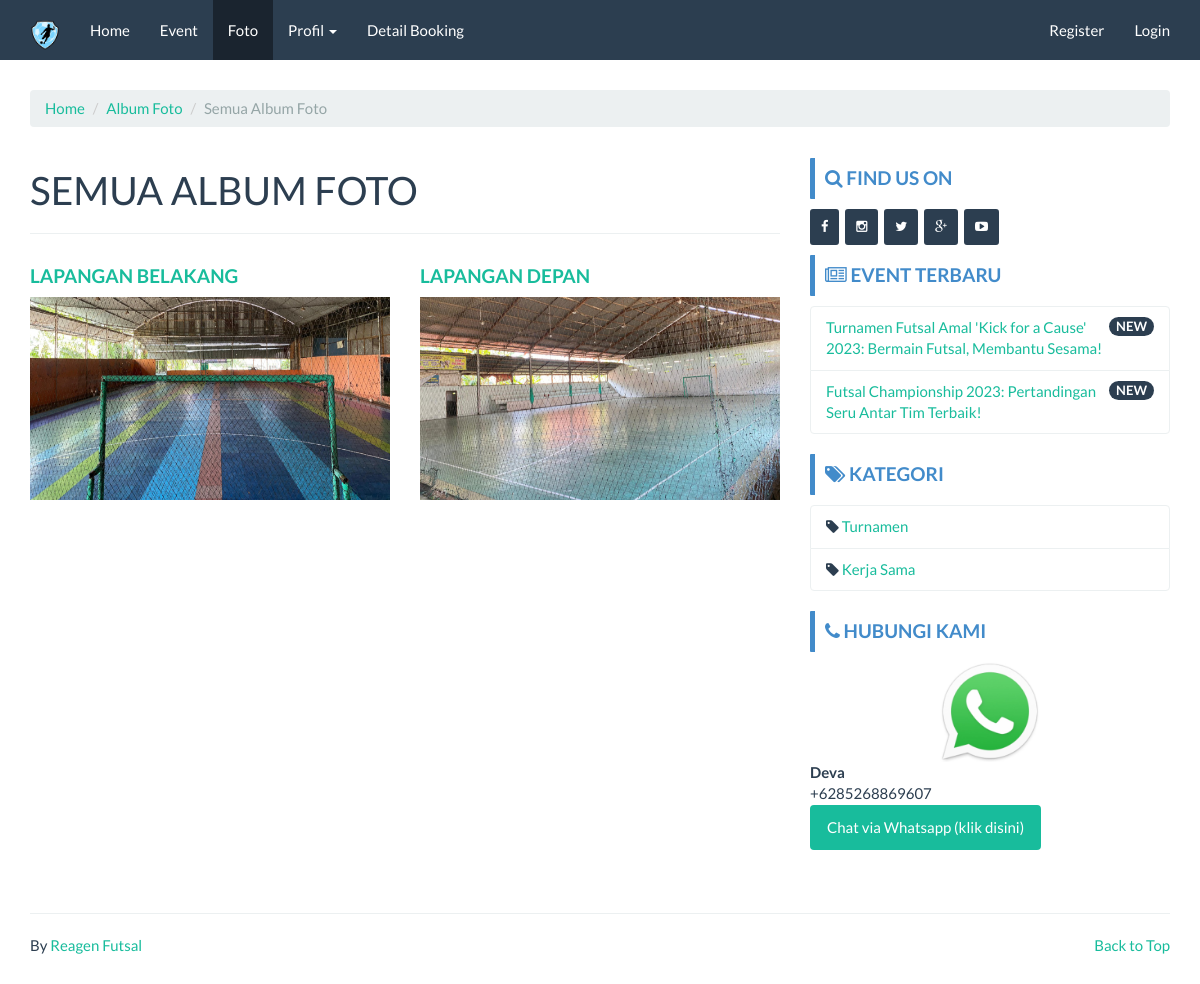
/index.php/gallery/album, run on the app's committed database.
### tables this page shows
CREATE TABLE `company` (
  `id_company` int(11) NOT NULL,
  `company_name` varchar(100) NOT NULL,
  `company_desc` text NOT NULL,
  `company_address` text NOT NULL,
  `company_maps` text NOT NULL,
  `company_phone` char(30) NOT NULL,
  `company_phone2` char(30) NOT NULL,
  `company_fax` char(30) NOT NULL,
  `company_email` char(30) NOT NULL,
  `foto` text NOT NULL,
  `foto_type` char(10) NOT NULL,
  `created` datetime NOT NULL DEFAULT current_timestamp(),
  `modified` datetime DEFAULT NULL,
  `created_by` char(50) NOT NULL,
  `modified_by` char(50) NOT NULL
);

CREATE TABLE `album` (
  `id_album` int(11) NOT NULL,
  `nama_album` char(50) NOT NULL,
  `slug_album` char(50) NOT NULL,
  `foto` text NOT NULL,
  `created_by` char(20) NOT NULL,
  `created_at` datetime NOT NULL DEFAULT current_timestamp(),
  `modified_by` char(20) DEFAULT NULL,
  `modified_at` datetime DEFAULT NULL ON UPDATE current_timestamp()
);

CREATE TABLE `event` (
  `id_event` int(11) NOT NULL,
  `nama_event` varchar(100) NOT NULL,
  `slug_event` varchar(100) DEFAULT NULL,
  `deskripsi` text DEFAULT NULL,
  `kategori` int(11) DEFAULT NULL,
  `foto` text DEFAULT NULL,
  `foto_type` char(10) DEFAULT NULL,
  `created_at` datetime NOT NULL DEFAULT current_timestamp(),
  `created_by` char(50) NOT NULL,
  `modified_at` datetime DEFAULT NULL ON UPDATE current_timestamp(),
  `modified_by` char(50) NOT NULL
);

CREATE TABLE `kategori` (
  `id_kategori` int(11) NOT NULL,
  `nama_kategori` varchar(20) NOT NULL,
  `slug_kat` varchar(20) NOT NULL,
  `created_by` char(50) NOT NULL,
  `created_at` datetime NOT NULL DEFAULT current_timestamp(),
  `modified_by` char(50) NOT NULL,
  `modified_at` datetime DEFAULT NULL ON UPDATE current_timestamp()
);

CREATE TABLE `kontak` (
  `id_kontak` int(11) NOT NULL,
  `nama_kontak` char(50) NOT NULL,
  `nohp` char(50) NOT NULL,
  `created_by` char(50) NOT NULL,
  `created_at` datetime NOT NULL DEFAULT current_timestamp(),
  `modified_by` char(50) NOT NULL,
  `modified_at` datetime DEFAULT NULL ON UPDATE current_timestamp()
);

### application/controllers/Gallery.php (called while the page is built, shortened)
<?php
class Gallery extends CI_Controller
{
   function __construct()
   {
      $this->load->helper('clean');
      $this->load->model('Album_model');
      $this->load->model('Company_model');
      $this->load->model('Event_model');
      $this->load->model('Foto_model');
      $this->load->model('Kategori_model');
      $this->load->model('Kontak_model');
      $this->data['company_data']          = $this->Company_model->get_by_company();
      $this->data['event_sidebar']          = $this->Event_model->get_all_sidebar();
      $this->data['kategori_sidebar']    = $this->Kategori_model->get_all();
      $this->data['kontak_sidebar']       = $this->Kontak_model->get_all();
   }
   public function album()
   {
      $this->data['title'] = "Semua Album Foto";
      $this->load->library('pagination');
      $config['per_page'] = 12;
      $dari = $this->uri->segment('4');
      $this->data['album_all'] = $this->Album_model->get_all_arsip($config['per_page'], $dari);
      $this->load->view('front/album/body', $this->data);
   }
}

### index.php (called while the page is built, shortened)
<?php
require_once BASEPATH . 'core/CodeIgniter.php';

### application/models/Company_model.php (called while the page is built, shortened)
<?php  if ( ! defined('BASEPATH')) exit('No direct script access allowed');
class Company_model extends CI_Model
{
  public $table = 'company';
  function get_by_company()
  {
    $this->db->where('id_company', '1');
    return $this->db->get($this->table)->row();
  }
}

### application/models/Album_model.php (called while the page is built, shortened)
<?php  if ( ! defined('BASEPATH')) exit('No direct script access allowed');
class Album_model extends CI_Model
{
  public $table = 'album';
  public $id    = 'id_album';
  function get_all_arsip($per_page,$dari)
  {
    $this->db->order_by($this->id, 'DESC');
    $query = $this->db->get($this->table,$per_page,$dari);
    return $query->result();
  }
}

### application/models/Event_model.php (called while the page is built, shortened)
<?php  if ( ! defined('BASEPATH')) exit('No direct script access allowed');
class Event_model extends CI_Model
{
  public $table = 'event';
  public $id    = 'id_event';
  public $order = 'DESC';
  function get_all_sidebar()
  {
    $this->db->limit(3);
    $this->db->order_by($this->id, $this->order);
    return $this->db->get($this->table)->result();
  }
}

### application/models/Kategori_model.php (called while the page is built, shortened)
<?php  if ( ! defined('BASEPATH')) exit('No direct script access allowed');
class Kategori_model extends CI_Model
{
  public $table = 'kategori';
  function get_all()
  {
    return $this->db->get($this->table)->result();
  }
}

### application/models/Kontak_model.php (called while the page is built, shortened)
<?php  if ( ! defined('BASEPATH')) exit('No direct script access allowed');
class Kontak_model extends CI_Model
{
  public $table = 'kontak';
  function get_all()
  {
    return $this->db->get($this->table)->result();
  }
}

### application/views/front/album/body.php (the view, shortened to what this page needs)
<?php $this->load->view('front/header'); ?>
<?php $this->load->view('front/navbar'); ?>
<div class="container">
   <ol class="breadcrumb">
      <li><a href="<?php echo base_url() ?>">Home</a></li>
      <li><a href="<?php echo base_url('gallery/album') ?>">Album Foto</a></li>
      <li class="active"><?php echo $title ?></li>
   </ol>
   <div class="row">
      <div class="col-md-8">
         <h1><?php echo strtoupper($title) ?></h1>
         <hr>
         <div class="row">
            <?php foreach ($album_all as $album) { ?>
               <div class="col-lg-6">
                  <h4><a href="#"><?php echo $album->nama_album ?></a></h4>
                  <a href="<?php echo base_url("gallery/read/$album->slug_album") ?>">
                     <?php
                     if (empty($album->foto)) {
                        echo "<img class='img-responsive' src='" . base_url() . "assets/images/no_image_thumb.png'>";
                     } else {
                        echo " <img class='img-responsive' src='" . base_url() . "assets/images/album/" . $album->foto . "'> ";
                     }
                     ?>
                  </a><br>
               </div>
            <?php } ?>
         </div>
      </div>
      <?php $this->load->view('front/sidebar'); ?>
   </div>
</div>
<?php $this->load->view('front/footer'); ?>

### application/views/front/header.php (shortened to what this page needs)
<!DOCTYPE html>
<html lang="en">
<head>
   <link href="<?php echo base_url() ?>assets/template/frontend/css/core.css" rel="stylesheet" type="text/css" />
   <link href="<?php echo base_url() ?>assets/template/frontend/css/custom.css" rel="stylesheet">
   <link href="<?php echo base_url() ?>assets/plugins/font-awesome/css/font-awesome.min.css" rel="stylesheet" type="text/css" />
</head>

### application/views/front/navbar.php (shortened to what this page needs)
<nav class="navbar navbar-default navbar-fixed-top">
   <div class="container">
      <div class="navbar-header">
         <a class="navbar-brand" href="<?php echo base_url() ?>">
            <img src="<?php echo base_url('assets/images/company/') . $company_data->foto . $company_data->foto_type ?>" alt="<?php echo $company_data->company_name ?>" height="30px">
         </a>
      </div>
      <div class="collapse navbar-collapse" id="bs-example-navbar-collapse-1">
         <ul class="nav navbar-nav">
            <li class="<?php if ($this->uri->segment(1) == "") {
                           echo "active";
                        } ?>">
               <a href="<?php echo base_url() ?>">Home </a>
            </li>
            <li class="<?php if ($this->uri->segment(1) == "event") {
                           echo "active";
                        } ?>">
               <a href="<?php echo base_url('event') ?>"> Event</a>
            </li>
            <li class="<?php if ($this->uri->segment(1) == "gallery") {
                           echo "active";
                        } ?>">
               <a href="<?php echo base_url('gallery/album') ?>"> Foto</a>
            </li>
            <li class="dropdown <?php if ($this->uri->segment(1) == "about" or $this->uri->segment(1) == "contact") {
                                    echo "active";
                                 } ?>">
               <a href="#" class="dropdown-toggle" data-toggle="dropdown" role="button" aria-haspopup="true" aria-expanded="false">Profil <span class="caret"></span></a>
            </li>
            <li class="<?php if ($this->uri->segment(1) == "cart" && $this->uri->segment(2) == "") {
                           echo "active";
                        } ?>">
               <a href="<?php echo base_url('cart') ?>"> Detail Booking</a>
            </li>
         </ul>
         <?php if ($this->session->userdata('usertype') != NULL) { ?>
            <ul class="nav navbar-nav navbar-right">
               <li class="dropdown">
                  <a href="#" class="dropdown-toggle" data-toggle="dropdown" role="button" aria-haspopup="true" aria-expanded="false">Hi, <?php echo $this->session->userdata('username') ?> <span class="caret"></span></a>
                  <ul class="dropdown-menu">
                     <li><a href="<?php echo base_url('cart/history') ?>">Riwayat Booking</a></li>
                     <li><a href="<?php echo base_url('auth/edit_profil/') . $this->session->userdata('user_id') ?>">Edit Profil</a></li>
                     <li role="separator" class="divider"></li>
                     <li><a href="<?php echo base_url('auth/logout') ?>">Logout</a></li>
                  </ul>
               </li>
            </ul>
         <?php } else { ?>
            <ul class="nav navbar-nav navbar-right">
               <li><a href="<?php echo base_url('auth/register') ?>">Register</a></li>
               <li><a href="<?php echo base_url('auth/login') ?>">Login</a></li>
            </ul>
         <?php } ?>
      </div>
   </div>
</nav>

### application/views/front/sidebar.php
<div class="col-md-4">
   <?php $this->load->view('front/modul/mod_sosmed'); ?>
   <?php $this->load->view('front/modul/mod_facebook'); ?>
   <?php $this->load->view('front/modul/mod_event'); ?>
   <?php $this->load->view('front/modul/mod_kategori'); ?>
   <?php $this->load->view('front/modul/mod_cs'); ?>
</div>

### application/views/front/modul/mod_sosmed.php
<div class="bs-callout bs-callout-primary">
   <h4><i class="fa fa-search"></i> Find Us On</h4>
</div>
<div class="input-group">
   <button type="button" class="btn btn-sm btn-primary"><i class="fa fa-facebook"></i></button>&nbsp
   <button type="button" class="btn btn-sm btn-primary"><i class="fa fa-instagram"></i></button>&nbsp
   <button type="button" class="btn btn-sm btn-primary"><i class="fa fa-twitter"></i></button>&nbsp
   <button type="button" class="btn btn-sm btn-primary"><i class="fa fa-google-plus"></i></button>&nbsp
   <button type="button" class="btn btn-sm btn-primary"><i class="fa fa-youtube-play"></i></button>&nbsp
</div>

### application/views/front/modul/mod_event.php
<div class="bs-callout bs-callout-primary mt-3">
   <h4><i class="fa fa-newspaper-o"></i> Event Terbaru</h4>
</div>
<ul class="list-group">
   <?php
   foreach ($event_sidebar as $event_sidebar) {
   ?>
      <li class="list-group-item">
         <span class="badge">NEW</span>
         <?php echo anchor('event/read/' . $event_sidebar->slug_event . '', '' . $event_sidebar->nama_event . '') ?>
      </li>
   <?php } ?>
</ul>

### application/views/front/modul/mod_kategori.php (shortened to what this page needs)
<div class="bs-callout bs-callout-primary">
   <h4><i class="fa fa-tags"></i> Kategori</h4>
</div>
<ul class="list-group">
   <?php
   foreach ($kategori_sidebar as $kategori_sidebar) {
   ?>
      <li class="list-group-item">
         <i class="fa fa-tag"></i> <?php echo anchor('event/kategori/' . $kategori_sidebar->slug_kat . '', '' . $kategori_sidebar->nama_kategori . '') ?>
      </li>
   <?php } ?>
</ul>

### application/views/front/modul/mod_cs.php
<div class="bs-callout bs-callout-primary">
   <h4><i class="fa fa-phone"></i> Hubungi Kami</h4>
</div>
<ul class="list-group">
   <div align="center"><img src="<?php echo base_url('assets/images/wa.jpg') ?>" width="100px"></div>
   <?php foreach ($kontak_sidebar as $kontak) { ?>
      <b><?php echo $kontak->nama_kontak ?></b><br>
      +<?php echo $kontak->nohp ?><br>
      <a href="https://api.whatsapp.com/send?phone=+<?php echo $kontak->nohp ?>&text=Hi%20Gan,%20Saya%20mau%20booking%20lapangan">
         <button class="btn btn-success" type="submit" name="button">Chat via Whatsapp (klik disini)</button>
      </a><br><br>
   <?php } ?>
</ul>

### application/views/front/footer.php
<footer>
   <div class="container">
      <div class="row">
         <div class="col-lg-12">
            <hr>
         </div>
      </div>
   </div>
   <div class="container">
      <div class="row">
         <div class="col-xs-6">
            By <a href="https://fajar-localhost.my.id/">Reagen Futsal </a>
         </div>
         <div class="col-xs-6" align="right"><a href="#top">Back to Top</a></div>
      </div>
   </div>
</footer>
</body>
</html>

### assets/template/frontend/css/custom.css (style rules this page uses)
h4 { font-weight: bold; text-transform: uppercase; }
.bs-callout { padding: 10px; margin-top: 10px; margin-bottom: 10px; border: 0px solid #eee; border-left-width: 5px; border-radius: 1px; }
.bs-callout h4 { margin-top: 0; margin-bottom: 0px; }
.bs-callout-primary { border-left-color: #428bca; }
.bs-callout-primary h4 { color: #428bca; }
a:hover, a:visited, a:link, a:active { text-decoration: none; }

### data on the page
company: foto+foto_type (picture)
album: nama_album "LAPANGAN BELAKANG", foto (picture)
album: nama_album "LAPANGAN DEPAN", foto (picture)
event: slug_event+nama_event "Turnamen Futsal Amal 'Kick for a Cause' 2023: Bermain Futsal, Membantu Sesama!"
event: slug_event+nama_event "Futsal Championship 2023: Pertandingan Seru Antar Tim Terbaik!"
kategori: slug_kat+nama_kategori "Turnamen"
kategori: slug_kat+nama_kategori "Kerja Sama"
kontak: nama_kontak "Deva", nohp "6285268869607"

### other printed values
$title "Semua Album Foto"
$title "SEMUA ALBUM FOTO"
